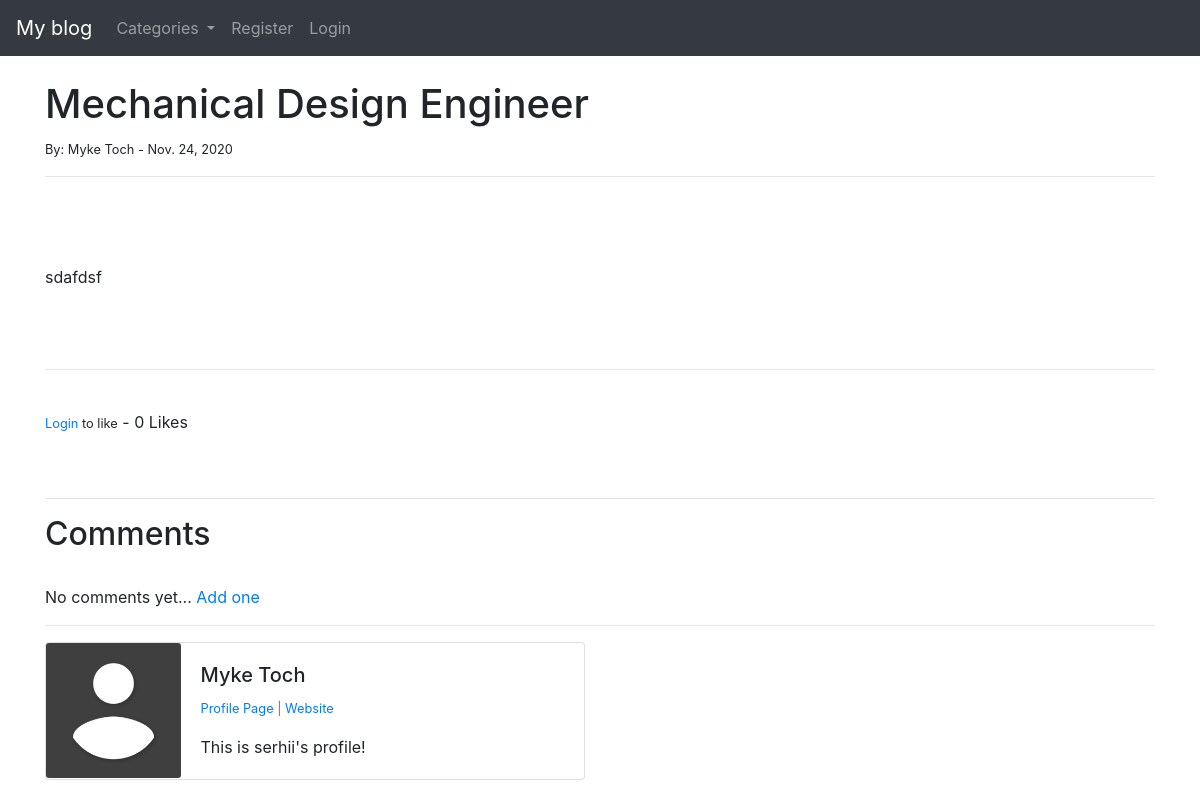
Page /article/10 on the earlier database version.
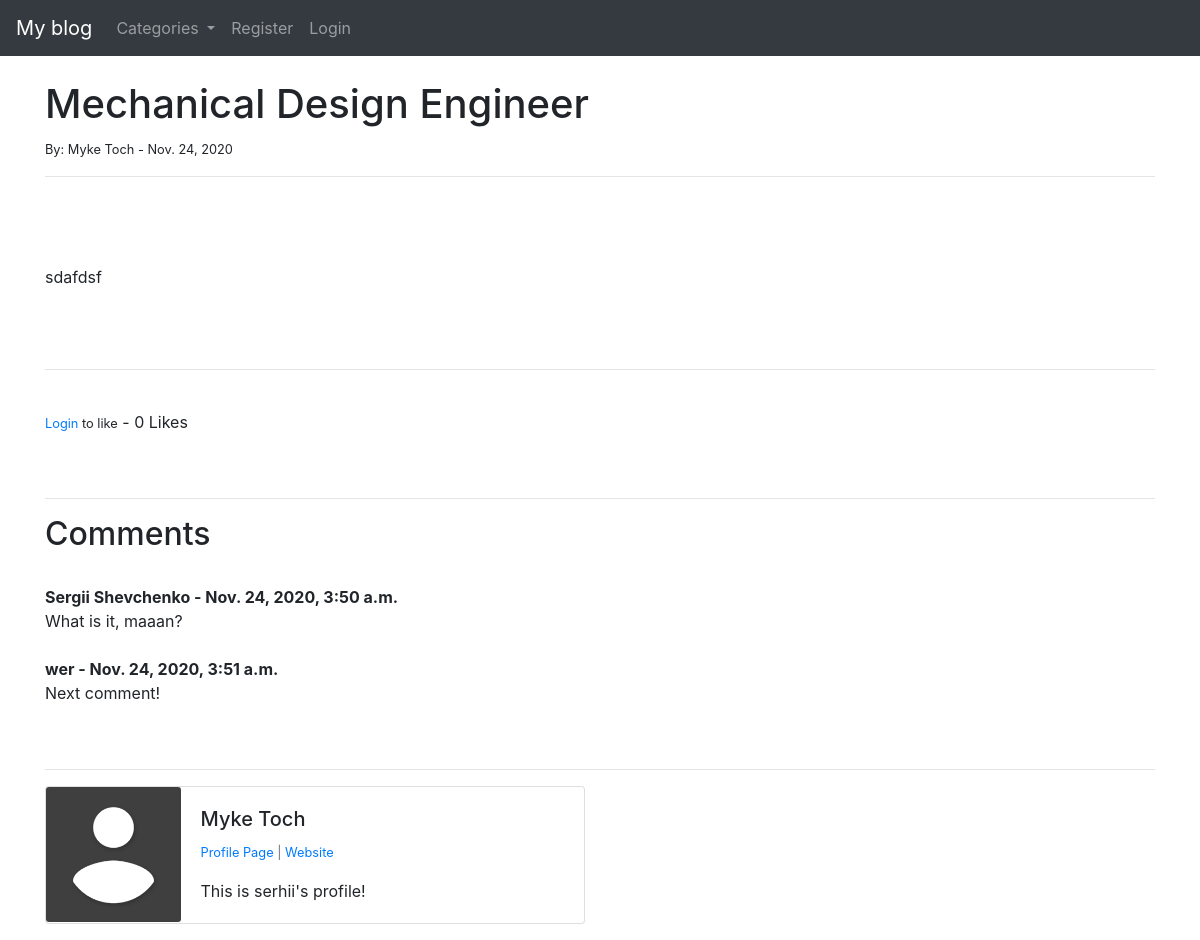
Same page on the later database version.
### theblog/models.py (models this page shows, shortened)
class Post(models.Model):
    title = models.CharField(max_length=255)
    header_image = models.ImageField(null=True, blank=True, upload_to="images/")
    title_tag = models.CharField(max_length=255, default="My blog")
    author = models.ForeignKey(User, on_delete=models.CASCADE)
    body = RichTextField(blank=True, null=True)
    post_date = models.DateField(auto_now_add=True)
    category = models.CharField(max_length=255, default='coding')
    snippet = models.CharField(max_length=255)
    likes = models.ManyToManyField(User, related_name='blog_posts')
    def total_likes(self):
        return self.likes.count()

class Profile(models.Model):
    user = models.OneToOneField(User, null=True, on_delete=models.CASCADE)
    bio = models.TextField()
    profile_pic = models.ImageField(null=True, blank=True, upload_to="images/profile/")
    website_url = models.CharField(max_length=255, null=True, blank=True)
    facebook_url = models.CharField(max_length=255, null=True, blank=True)
    twitter_url = models.CharField(max_length=255, null=True, blank=True)
    instagram_url = models.CharField(max_length=255, null=True, blank=True)
    pinterest_url = models.CharField(max_length=255, null=True, blank=True)

class Comment(models.Model):
    post = models.ForeignKey(Post, related_name='comments', on_delete=models.CASCADE)
    name = models.CharField(max_length=255)
    body = models.TextField()
    date_added = models.DateTimeField(auto_now_add=True)

### theblog/views.py (the view)
# urls.py: path('article/<int:pk>', ArticleDetailView.as_view(), name='article_detail'),
class ArticleDetailView(DetailView):
    model = Post
    template_name = 'article_detail.html'
    def get_context_data(self, *args, **kwargs):
        cat_menu = Category.objects.all()
        context = super(ArticleDetailView, self).get_context_data(*args, **kwargs)
        stuff = get_object_or_404(Post, id=self.kwargs['pk'])
        total_likes = stuff.total_likes()
        liked = False
        if stuff.likes.filter(id=self.request.user.id).exists():
            liked = True
        context['cat_menu'] = cat_menu
        context['total_likes'] = total_likes
        context['liked'] = liked
        return context

### theblog/models.py (called while the page is built)
    def __str__(self):
        return self.name

### theblog/templates/article_detail.html (shortened to what this page needs)
{% extends 'base.html'  %}
{% load static %}
{% block content %}
    <h1>{{ post.title }}</h1>
    <small>By:
        {{ post.author.first_name }}
        {{ post.author.last_name }} -
        {{ post.post_date }}
    </small><br/>
    <hr>
    <br/>
    <br/><br/>
    {{ post.body|safe }}
    <br/><br/>
    <hr>
    <br/>
    <form action="{% url 'like_post' post.pk %}" method="POST">
        {% if user.is_authenticated %}
            {% if liked %}
                <button type='submit', name='post_id', value="{{ post.id }}", class='btn btn-danger btn-sm'>Unlike</button>
            {% else %}
                <button type='submit', name='post_id', value="{{ post.id }}", class='btn btn-primary btn-sm'>Like</button>
            {% endif %}
        {% else %}
            <small><a href="{% url 'login' %}">Login</a> to like</small>
        {% endif %}
            - {{ total_likes }} Likes
    </form>
    <br/><br/>
    <hr>
    <h2>Comments</h2>
    <br/>
    {% if not post.comments.all %}
        No comments yet...<a href='#'>
            Add one</a>
    {% else %}
        {% for comment in post.comments.all %}
            <strong>{{ comment.name }} - {{ comment.date_added }}</strong>
            <br/>
            {{ comment.body }}
            <br/><br/>
        {% endfor %}
    {% endif %}
    <br/>
    <hr>
    <div class="card mb-3" style="max-width: 540px;">
        <div class="row no-gutters">
          <div class="col-md-3">
            {% if post.author.profile.profile_pic %}
                <img src="{{ post.author.profile.profile_pic.url }}" class="card-img">
            {% else %}
                <img src="{% static 'theblog/images/default_profile_picture.png' %}" class="card-img">
            {% endif %}
          </div>
          <div class="col-md-9">
            <div class="card-body">
              <h5 class="card-title">{{ post.author.first_name }} {{ post.author.last_name }}</h5>
              <p class="small text-muted">
                <a href="{% url 'show_profile_page' post.author.profile.id %}">Profile Page</a>
                {% if post.author.profile.website_url %}
                    | <a href="{{ post.author.profile.website_url }}">Website</a>
                {% endif %}
              </p>
              <p class="card-text">{{ post.author.profile.bio }}</p>
            </div>
          </div>
        </div>
    </div>
{% endblock %}

### theblog/templates/base.html (shortened to what this page needs)
<!doctype html>
<html lang="en">
  <head>
    <link rel="stylesheet" href="https://cdn.jsdelivr.net/npm/bootstrap@4.5.3/dist/css/bootstrap.min.css">
  </head>
  <body>
    <nav class="navbar navbar-expand-lg navbar-dark bg-dark">
        <a class="navbar-brand" href="{% url 'home' %}">My blog</a>
        <div class="collapse navbar-collapse" id="navbarSupportedContent">
          <ul class="navbar-nav mr-auto">
            {% if cat_menu %}
            <li class="nav-item dropdown">
              <a class="nav-link dropdown-toggle" href="#" id="navbarDropdown" role="button" data-toggle="dropdown" aria-haspopup="true" aria-expanded="false">
                Categories
              </a>
            </li>
            {% else %}
            <li class="nav-item">
              <a class="nav-link" href="{% url 'category-list' %}">Categories</a>
            </li>
            {% endif %}
            {% if user.is_authenticated %}
              <li class="nav-item">
                <a class="nav-link" href="{% url 'add_post' %}">Add Post</a>
              </li>
              <li class="nav-item">
                <a class="nav-link" href="{% url 'add_category' %}">Add Category</a>
              </li>
              <li class="nav-item dropdown">
                <a class="nav-link dropdown-toggle" href="#" id="navbarDropdown" role="button" data-toggle="dropdown" aria-haspopup="true" aria-expanded="false">
                  Profile
                </a>
                <div class="dropdown-menu" aria-labelledby="navbarDropdown">
                  <a class="dropdown-item" href="{% url 'edit_profile' %}">Edit Settings</a>
                  {% if user.profile.id %}
                    <a class="dropdown-item" href="{% url 'edit_profile_page' user.profile.id %}">Edit Profile Page</a>
                    <a class="dropdown-item" href="{% url 'show_profile_page' user.profile.id %}">Show Profile Page</a>
                  {% else %}
                    <a class="dropdown-item" href="{% url 'create_profile_page' %}">Create Profile Page</a>
                  {% endif %}
                </div>
              </li>
              <li class="nav-item">
                <a class="nav-link" href="{% url 'logout' %}">Logout</a>
              </li>
            {% else %}
              <li class="nav-item">
                <a class="nav-link" href="{% url 'register' %}">Register</a>
              </li>
              <li class="nav-item">
                <a class="nav-link" href="{% url 'login' %}">Login</a>
              </li>
            {% endif %}
          </ul>
        </div>
    </nav>
    <br/>
    <div class="container">
        {% block content %}
        {% endblock %}
    </div>
  </body>
</html>

Differences in the rows shown:
added Comment: name "Sergii Shevchenko", date_added "Nov. 24, 2020, 3:50 a.m.", body "What is it, maaan?"
added Comment: name "wer", date_added "Nov. 24, 2020, 3:51 a.m.", body "Next comment!"
Other differences:
text no longer shown: "No comments yet... Add one"
